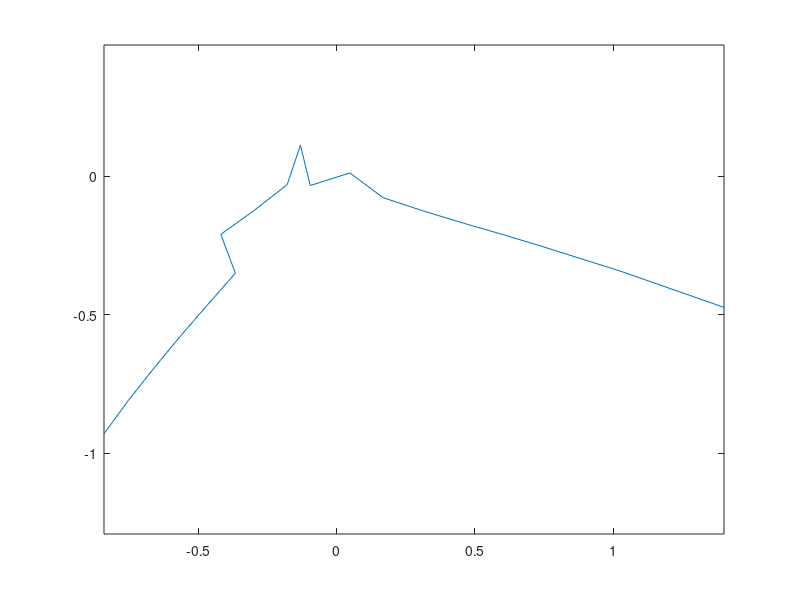

Write MATLAB code to recreate this figure. (Note: this script raises an error after producing the figure.)
close all;

global encoders; 
global glob_time;
encoders = [];
glob_time = tic;

figure()
points = [
   -0.8400   -0.9300
   -0.7515   -0.8089
   -0.6585   -0.6912
   -0.5628   -0.5757
   -0.4645   -0.4624
   -0.3653   -0.3498
   -0.4180   -0.2094
   -0.2961   -0.1220
   -0.1780   -0.0295
   -0.1304    0.1127
   -0.0948   -0.0330
    0.0482    0.0125
    0.1685   -0.0770
    0.3110   -0.1240
    0.4545   -0.1678
    0.5985   -0.2095
    0.7422   -0.2528
    0.8852   -0.2979
    1.0282   -0.3431
    1.4, -0.3431 + (1.4-1.0282)*-0.35,
    ];
plot(points(:,1), points(:,2));
axis equal;

%[sensors,vels]= neatoSim(-0.8400, -0.9300, deg2rad(90), 1); % create the simulator
[sensors,vels]= neato('192.168.16.82'); % create the simulator

pause(15); % give the simulator a few seconds to load
move_many(points, sensors, vels);